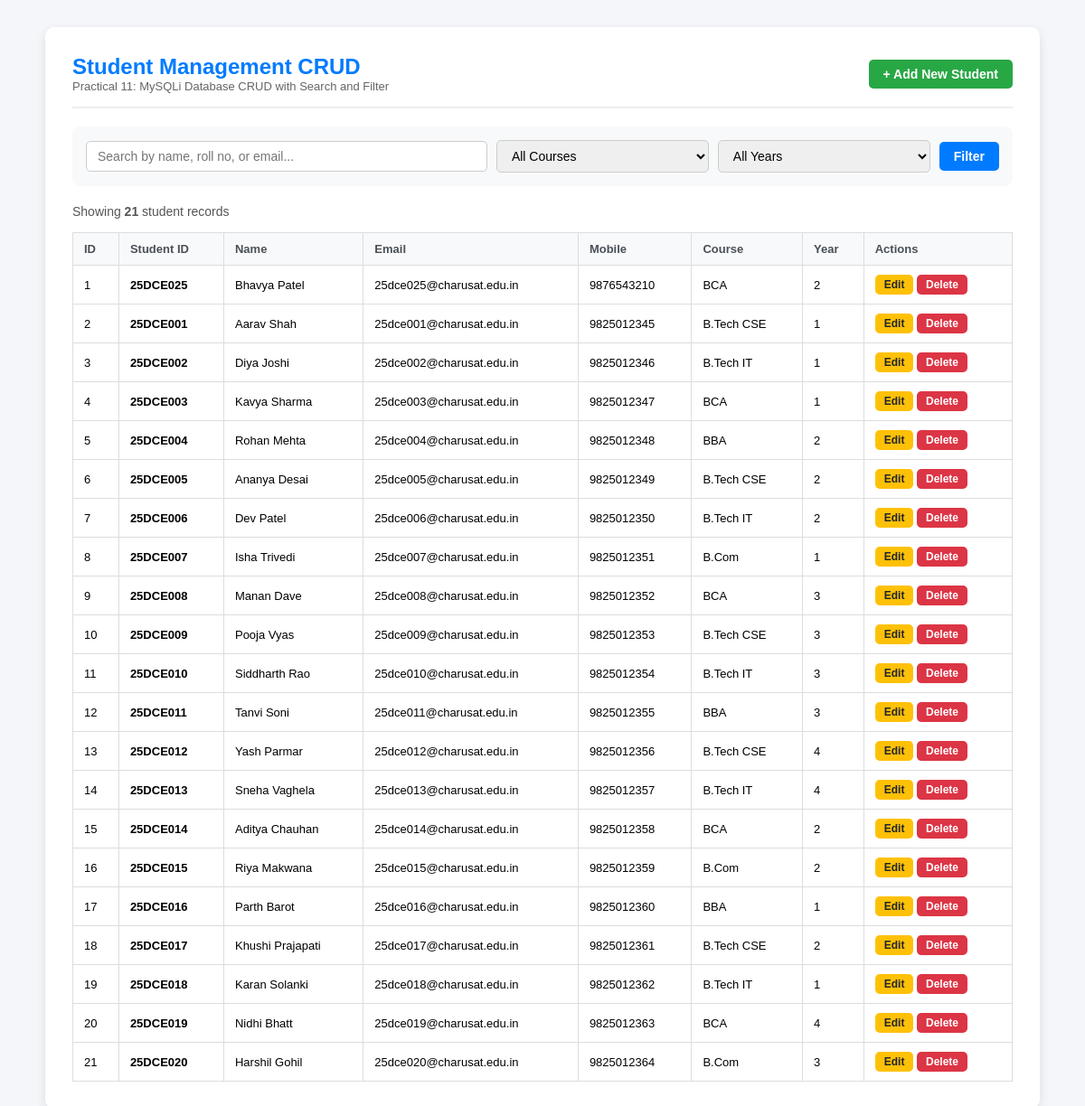
The page / on the database its author committed.
### tables this page shows
CREATE TABLE IF NOT EXISTS students (
    id INT AUTO_INCREMENT PRIMARY KEY,
    student_id VARCHAR(20) NOT NULL UNIQUE,
    name VARCHAR(100) NOT NULL,
    email VARCHAR(100) NOT NULL UNIQUE,
    mobile VARCHAR(15) NOT NULL,
    course VARCHAR(50) NOT NULL,
    year INT NOT NULL,
    created_at TIMESTAMP DEFAULT CURRENT_TIMESTAMP
);

### index.php (the view, shortened to what this page needs)
<?php
require_once __DIR__ . "/db.php";
$search = isset($_GET["search"]) ? trim($_GET["search"]) : "";
$query = "SELECT * FROM students WHERE 1=1";
$params = [];
$types = "";
$query .= " ORDER BY id ASC";
$students = [];
if ($conn) {
    if (!empty($params)) {
        $stmt = mysqli_prepare($conn, $query);
        mysqli_stmt_bind_param($stmt, $types, ...$params);
        mysqli_stmt_execute($stmt);
        $res = mysqli_stmt_get_result($stmt);
        while ($row = mysqli_fetch_assoc($res)) {
            $students[] = $row;
        }
        mysqli_stmt_close($stmt);
    } else {
        $res = mysqli_query($conn, $query);
        if ($res) {
            while ($row = mysqli_fetch_assoc($res)) {
                $students[] = $row;
            }
        }
    }
}
?>
<!DOCTYPE html>
<html lang="en">
<head>
</head>
<body>
<div class="container">
    <div class="header">
        <div>
            <h1>Student Management CRUD</h1>
            <p style="color:#666; font-size:13px;">Practical 11: MySQLi Database CRUD with Search and Filter</p>
        </div>
        <a href="add_student.php" class="btn btn-success">+ Add New Student</a>
    </div>
    <form method="GET" action="index.php" class="filter-form">
        <input type="text" name="search" value="<?php echo htmlspecialchars($search); ?>" placeholder="Search by name, roll no, or email...">
        <select name="course">
            <option value="">All Courses</option>
        </select>
        <select name="year">
            <option value="">All Years</option>
        </select>
        <button type="submit" class="btn btn-primary">Filter</button>
    </form>
    <div style="margin-bottom:10px; font-size:14px; color:#555;">
        Showing <strong><?php echo count($students); ?></strong> student records
    </div>
    <table>
        <thead>
            <tr>
                <th>ID</th>
                <th>Student ID</th>
                <th>Name</th>
                <th>Email</th>
                <th>Mobile</th>
                <th>Course</th>
                <th>Year</th>
                <th>Actions</th>
            </tr>
        </thead>
        <tbody>
            <?php if (empty($students)): ?>
                <tr><td colspan="8" style="text-align:center; padding:20px; color:#888;">No student records found matching your criteria.</td></tr>
            <?php else: ?>
                <?php foreach ($students as $s): ?>
                    <tr>
                        <td><?php echo $s["id"]; ?></td>
                        <td><strong><?php echo htmlspecialchars($s["student_id"]); ?></strong></td>
                        <td><?php echo htmlspecialchars($s["name"]); ?></td>
                        <td><?php echo htmlspecialchars($s["email"]); ?></td>
                        <td><?php echo htmlspecialchars($s["mobile"]); ?></td>
                        <td><?php echo htmlspecialchars($s["course"]); ?></td>
                        <td><?php echo htmlspecialchars($s["year"]); ?></td>
                        <td class="actions-cell">
                            <a href="edit_student.php?id=<?php echo $s['id']; ?>" class="btn btn-warning btn-sm">Edit</a>
                            <a href="delete_student.php?id=<?php echo $s['id']; ?>" class="btn btn-danger btn-sm" onclick="return confirm('Are you sure you want to delete <?php echo htmlspecialchars(addslashes($s['name'])); ?>?');">Delete</a>
                        </td>
                    </tr>
                <?php endforeach; ?>
            <?php endif; ?>
        </tbody>
    </table>
</div>
</body>
</html>

### index.php (style rules this page uses)
* { margin: 0; padding: 0; box-sizing: border-box; font-family: Arial, sans-serif; }
body { background-color: #f4f6f9; padding: 30px 15px; }
.container { max-width: 1100px; margin: 0 auto; background: #ffffff; padding: 30px; border-radius: 10px; box-shadow: 0 4px 12px rgba(0,0,0,0.1); }
.header { display: flex; justify-content: space-between; align-items: center; border-bottom: 2px solid #eee; padding-bottom: 15px; margin-bottom: 20px; }
.header h1 { color: #007bff; font-size: 24px; }
.filter-form { display: flex; gap: 10px; flex-wrap: wrap; margin-bottom: 20px; background: #f8f9fa; padding: 15px; border-radius: 8px; align-items: center; }
.filter-form input, .filter-form select { padding: 8px 12px; border: 1px solid #ccc; border-radius: 5px; font-size: 14px; outline: none; }
.filter-form input[type="text"] { flex: 2; min-width: 200px; }
.filter-form select { flex: 1; min-width: 130px; }
.btn { display: inline-block; padding: 8px 16px; border-radius: 5px; text-decoration: none; font-size: 14px; font-weight: bold; cursor: pointer; border: none; }
.btn-primary { background-color: #007bff; color: white; }
.btn-success { background-color: #28a745; color: white; }
.btn-danger { background-color: #dc3545; color: white; }
.btn-warning { background-color: #ffc107; color: #212529; }
.btn-sm { padding: 4px 10px; font-size: 12px; }
table { width: 100%; border-collapse: collapse; margin-top: 15px; }
th, td { padding: 10px 12px; text-align: left; border: 1px solid #ddd; font-size: 13px; }
th { background-color: #f8f9fa; font-weight: bold; color: #495057; }
.actions-cell { white-space: nowrap; }

### rows shown on the page
students: id "1", student "25DCE025", name "Bhavya Patel", email "25dce025@charusat.edu.in", mobile "9876543210", course "BCA", year "2"
students: id "2", student "25DCE001", name "Aarav Shah", email "25dce001@charusat.edu.in", mobile "9825012345", course "B.Tech CSE", year "1"
students: id "3", student "25DCE002", name "Diya Joshi", email "25dce002@charusat.edu.in", mobile "9825012346", course "B.Tech IT", year "1"
students: id "4", student "25DCE003", name "Kavya Sharma", email "25dce003@charusat.edu.in", mobile "9825012347", course "BCA", year "1"
students: id "5", student "25DCE004", name "Rohan Mehta", email "25dce004@charusat.edu.in", mobile "9825012348", course "BBA", year "2"
students: id "6", student "25DCE005", name "Ananya Desai", email "25dce005@charusat.edu.in", mobile "9825012349", course "B.Tech CSE", year "2"
students: id "7", student "25DCE006", name "Dev Patel", email "25dce006@charusat.edu.in", mobile "9825012350", course "B.Tech IT", year "2"
students: id "8", student "25DCE007", name "Isha Trivedi", email "25dce007@charusat.edu.in", mobile "9825012351", course "B.Com", year "1"
students: id "9", student "25DCE008", name "Manan Dave", email "25dce008@charusat.edu.in", mobile "9825012352", course "BCA", year "3"
students: id "10", student "25DCE009", name "Pooja Vyas", email "25dce009@charusat.edu.in", mobile "9825012353", course "B.Tech CSE", year "3"
students: id "11", student "25DCE010", name "Siddharth Rao", email "25dce010@charusat.edu.in", mobile "9825012354", course "B.Tech IT", year "3"
students: id "12", student "25DCE011", name "Tanvi Soni", email "25dce011@charusat.edu.in", mobile "9825012355", course "BBA", year "3"
students: id "13", student "25DCE012", name "Yash Parmar", email "25dce012@charusat.edu.in", mobile "9825012356", course "B.Tech CSE", year "4"
students: id "14", student "25DCE013", name "Sneha Vaghela", email "25dce013@charusat.edu.in", mobile "9825012357", course "B.Tech IT", year "4"
students: id "15", student "25DCE014", name "Aditya Chauhan", email "25dce014@charusat.edu.in", mobile "9825012358", course "BCA", year "2"
students: id "16", student "25DCE015", name "Riya Makwana", email "25dce015@charusat.edu.in", mobile "9825012359", course "B.Com", year "2"
students: id "17", student "25DCE016", name "Parth Barot", email "25dce016@charusat.edu.in", mobile "9825012360", course "BBA", year "1"
students: id "18", student "25DCE017", name "Khushi Prajapati", email "25dce017@charusat.edu.in", mobile "9825012361", course "B.Tech CSE", year "2"
students: id "19", student "25DCE018", name "Karan Solanki", email "25dce018@charusat.edu.in", mobile "9825012362", course "B.Tech IT", year "1"
students: id "20", student "25DCE019", name "Nidhi Bhatt", email "25dce019@charusat.edu.in", mobile "9825012363", course "BCA", year "4"
students: id "21", student "25DCE020", name "Harshil Gohil", email "25dce020@charusat.edu.in", mobile "9825012364", course "B.Com", year "3"

### other values the page prints
count($students) "21"
